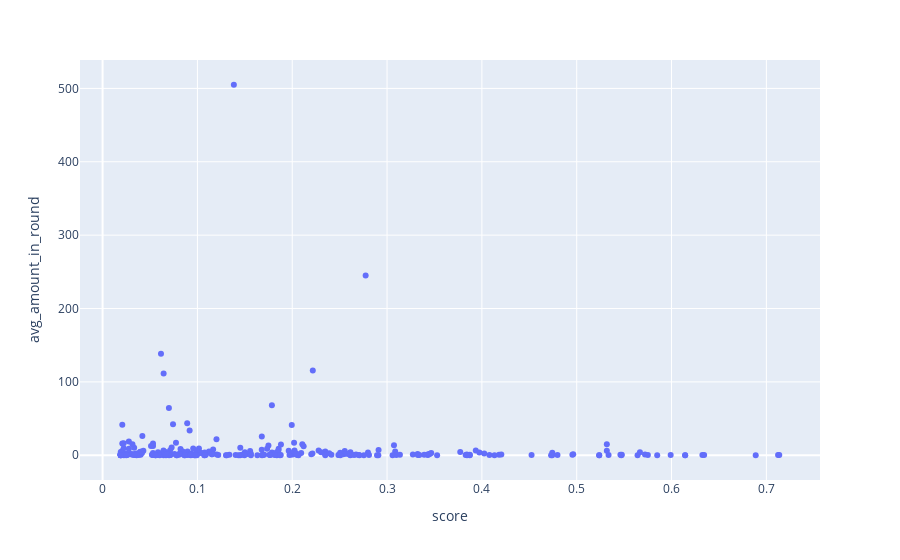

This figure's notebook cell:
### Code cell
# fig = px.scatter(merged, x='score', y='amount_received')
# fig = px.scatter(merged, x='score', y='contribution_count', hover_name='title', )
# fig = px.scatter(merged, x='score', y='contributor_count')
# fig = px.scatter(merged, x='score', y='avg_amount', hover_name='title')
fig = px.scatter(merged, x='score', y='avg_amount_in_round', hover_name='title')
# fig = px.scatter(merged, x='score', y='contribution_count', hover_name='title', )
fig.show()

### Figure 1 — Plotly figure (JSON) as saved in the notebook; plotly's stock layout.template omitted (floating-point values rounded to 4 significant figures; data arrays with more than 128 entries replaced by an {"elided": "..."} marker saying what was removed)
{"data": [{"hovertemplate": "<b>%{hovertext}</b><br><br>score=%{x}<br>avg_amount_in_round=%{y}<extra></extra>", "hovertext": {"elided": "280 str values"}, "legendgroup": "", "marker": {"color": "#636efa", "symbol": "circle"}, "mode": "markers", "name": "", "orientation": "v", "showlegend": false, "type": "scatter", "x": {"elided": "280 float values"}, "xaxis": "x", "y": {"elided": "280 float values"}, "yaxis": "y"}], "layout": {"legend": {"tracegroupgap": 0}, "margin": {"t": 60}, "xaxis": {"anchor": "y", "domain": [0, 1], "title": {"text": "score"}}, "yaxis": {"anchor": "x", "domain": [0, 1], "title": {"text": "avg_amount_in_round"}}}}
